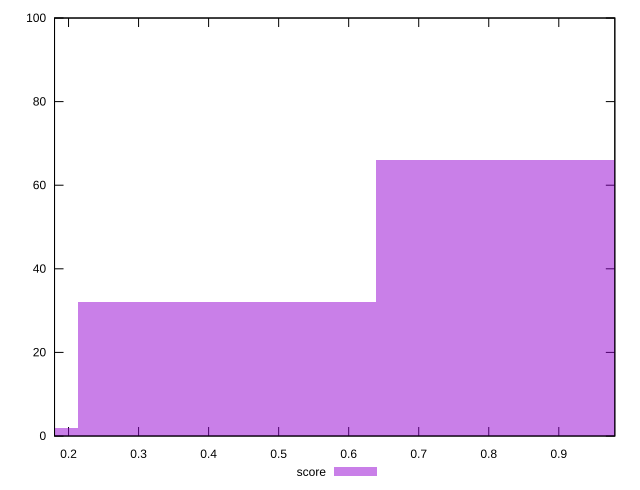

Here is the gnuplot script that generated this plot:
reset

$score <<EOF
0.852090316296295 66
0.4260451581481475 32
0 2
EOF

set key outside below
set boxwidth 0.4260451581481475
set xrange [0.18:0.98]
set yrange [0:100]
set trange [0:100]
set style fill transparent solid 0.5 noborder
set terminal svg size 640, 490 enhanced background rgb 'white'
set output "report_00015_2021-02-09T16-11-33.973Z/mainthread-work-breakdown/samples/pages+cached+noadtech/score/histogram.svg"

plot $score title "score" with boxes

reset
